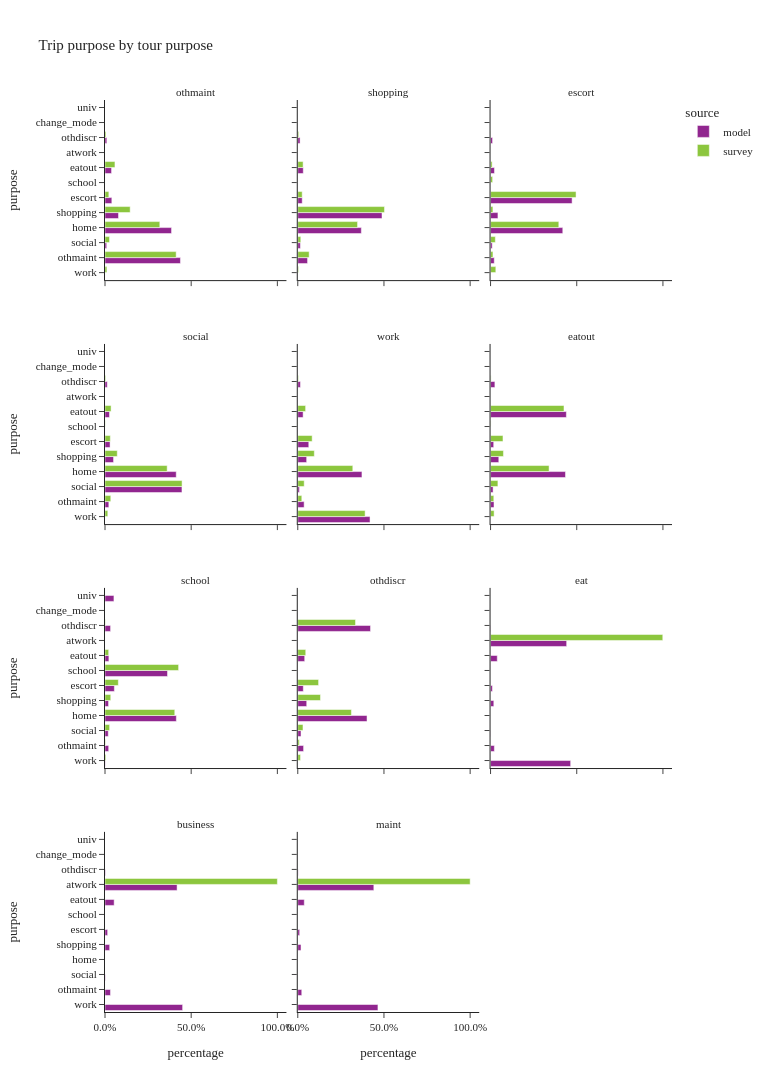

The code cell stored with this chart in its notebook:
### Code cell
plot_purpose(trip_wTour,'tour_type','tour purpose',3,1200)

### Figure 1 — Plotly figure (JSON) as saved in the notebook; plotly's stock layout.template omitted (floating-point values rounded to 4 significant figures)
{"data": [{"alignmentgroup": "True", "hovertemplate": "source=model<br>tour_type=othmaint<br>percentage=%{x}<br>purpose=%{y}<extra></extra>", "legendgroup": "model", "marker": {"color": "#91268F", "pattern": {"shape": ""}}, "name": "model", "offsetgroup": "model", "orientation": "h", "showlegend": true, "textposition": "auto", "type": "bar", "x": [0.0, 0.4377, 0.009772, 0.386, 0.0783, 0.0396, 0.0, 0.03801, 0.0, 0.01065, 0.0, 0.0], "xaxis": "x10", "y": ["work", "othmaint", "social", "home", "shopping", "escort", "school", "eatout", "atwork", "othdiscr", "change_mode", "univ"], "yaxis": "y10"}, {"alignmentgroup": "True", "hovertemplate": "source=model<br>tour_type=shopping<br>percentage=%{x}<br>purpose=%{y}<extra></extra>", "legendgroup": "model", "marker": {"color": "#91268F", "pattern": {"shape": ""}}, "name": "model", "offsetgroup": "model", "orientation": "h", "showlegend": false, "textposition": "auto", "type": "bar", "x": [0.0, 0.05668, 0.01506, 0.3688, 0.4886, 0.02572, 0.0, 0.03188, 0.0, 0.01327, 0.0, 0.0], "xaxis": "x11", "y": ["work", "othmaint", "social", "home", "shopping", "escort", "school", "eatout", "atwork", "othdiscr", "change_mode", "univ"], "yaxis": "y11"}, {"alignmentgroup": "True", "hovertemplate": "source=model<br>tour_type=escort<br>percentage=%{x}<br>purpose=%{y}<extra></extra>", "legendgroup": "model", "marker": {"color": "#91268F", "pattern": {"shape": ""}}, "name": "model", "offsetgroup": "model", "orientation": "h", "showlegend": false, "textposition": "auto", "type": "bar", "x": [0.0, 0.02139, 0.00958, 0.419, 0.04279, 0.473, 0.0, 0.0226, 0.0, 0.01164, 0.0, 0.0], "xaxis": "x12", "y": ["work", "othmaint", "social", "home", "shopping", "escort", "school", "eatout", "atwork", "othdiscr", "change_mode", "univ"], "yaxis": "y12"}, {"alignmentgroup": "True", "hovertemplate": "source=model<br>tour_type=social<br>percentage=%{x}<br>purpose=%{y}<extra></extra>", "legendgroup": "model", "marker": {"color": "#91268F", "pattern": {"shape": ""}}, "name": "model", "offsetgroup": "model", "orientation": "h", "showlegend": false, "textposition": "auto", "type": "bar", "x": [0.0, 0.02223, 0.4465, 0.4133, 0.04956, 0.02944, 0.0, 0.02586, 0.0, 0.01312, 0.0, 0.0], "xaxis": "x7", "y": ["work", "othmaint", "social", "home", "shopping", "escort", "school", "eatout", "atwork", "othdiscr", "change_mode", "univ"], "yaxis": "y7"}, {"alignmentgroup": "True", "hovertemplate": "source=model<br>tour_type=work<br>percentage=%{x}<br>purpose=%{y}<extra></extra>", "legendgroup": "model", "marker": {"color": "#91268F", "pattern": {"shape": ""}}, "name": "model", "offsetgroup": "model", "orientation": "h", "showlegend": false, "textposition": "auto", "type": "bar", "x": [0.4192, 0.03684, 0.009454, 0.3723, 0.05147, 0.06381, 0.0, 0.03091, 0.0, 0.01537, 0.0, 0.0006837], "xaxis": "x8", "y": ["work", "othmaint", "social", "home", "shopping", "escort", "school", "eatout", "atwork", "othdiscr", "change_mode", "univ"], "yaxis": "y8"}, {"alignmentgroup": "True", "hovertemplate": "source=model<br>tour_type=eatout<br>percentage=%{x}<br>purpose=%{y}<extra></extra>", "legendgroup": "model", "marker": {"color": "#91268F", "pattern": {"shape": ""}}, "name": "model", "offsetgroup": "model", "orientation": "h", "showlegend": false, "textposition": "auto", "type": "bar", "x": [0.0, 0.01996, 0.01462, 0.4346, 0.04774, 0.01821, 0.0, 0.4398, 0.0, 0.02509, 0.0, 0.0], "xaxis": "x9", "y": ["work", "othmaint", "social", "home", "shopping", "escort", "school", "eatout", "atwork", "othdiscr", "change_mode", "univ"], "yaxis": "y9"}, {"alignmentgroup": "True", "hovertemplate": "source=model<br>tour_type=school<br>percentage=%{x}<br>purpose=%{y}<extra></extra>", "legendgroup": "model", "marker": {"color": "#91268F", "pattern": {"shape": ""}}, "name": "model", "offsetgroup": "model", "orientation": "h", "showlegend": false, "textposition": "auto", "type": "bar", "x": [0.00152, 0.02133, 0.01894, 0.4139, 0.02064, 0.05433, 0.3627, 0.02256, 0.0, 0.03232, 0.0, 0.05182], "xaxis": "x4", "y": ["work", "othmaint", "social", "home", "shopping", "escort", "school", "eatout", "atwork", "othdiscr", "change_mode", "univ"], "yaxis": "y4"}, {"alignmentgroup": "True", "hovertemplate": "source=model<br>tour_type=othdiscr<br>percentage=%{x}<br>purpose=%{y}<extra></extra>", "legendgroup": "model", "marker": {"color": "#91268F", "pattern": {"shape": ""}}, "name": "model", "offsetgroup": "model", "orientation": "h", "showlegend": false, "textposition": "auto", "type": "bar", "x": [0.0, 0.03365, 0.01871, 0.4017, 0.05178, 0.03203, 0.0, 0.04014, 0.0, 0.422, 0.0, 0.0], "xaxis": "x5", "y": ["work", "othmaint", "social", "home", "shopping", "escort", "school", "eatout", "atwork", "othdiscr", "change_mode", "univ"], "yaxis": "y5"}, {"alignmentgroup": "True", "hovertemplate": "source=model<br>tour_type=eat<br>percentage=%{x}<br>purpose=%{y}<extra></extra>", "legendgroup": "model", "marker": {"color": "#91268F", "pattern": {"shape": ""}}, "name": "model", "offsetgroup": "model", "orientation": "h", "showlegend": false, "textposition": "auto", "type": "bar", "x": [0.4647, 0.02207, 0.001438, 0.0, 0.01892, 0.01076, 0.0, 0.03887, 0.4414, 0.001848, 0.0, 0.0], "xaxis": "x6", "y": ["work", "othmaint", "social", "home", "shopping", "escort", "school", "eatout", "atwork", "othdiscr", "change_mode", "univ"], "yaxis": "y6"}, {"alignmentgroup": "True", "hovertemplate": "source=model<br>tour_type=business<br>percentage=%{x}<br>purpose=%{y}<extra></extra>", "legendgroup": "model", "marker": {"color": "#91268F", "pattern": {"shape": ""}}, "name": "model", "offsetgroup": "model", "orientation": "h", "showlegend": false, "textposition": "auto", "type": "bar", "x": [0.4503, 0.03179, 0.001781, 0.0, 0.02702, 0.01529, 0.0, 0.05308, 0.4181, 0.00255, 0.0, 0.0], "xaxis": "x", "y": ["work", "othmaint", "social", "home", "shopping", "escort", "school", "eatout", "atwork", "othdiscr", "change_mode", "univ"], "yaxis": "y"}, {"alignmentgroup": "True", "hovertemplate": "source=model<br>tour_type=maint<br>percentage=%{x}<br>purpose=%{y}<extra></extra>", "legendgroup": "model", "marker": {"color": "#91268F", "pattern": {"shape": ""}}, "name": "model", "offsetgroup": "model", "orientation": "h", "showlegend": false, "textposition": "auto", "type": "bar", "x": [0.465, 0.02301, 0.00131, 0.0, 0.01875, 0.01083, 0.0, 0.03769, 0.4412, 0.002228, 0.0, 0.0], "xaxis": "x2", "y": ["work", "othmaint", "social", "home", "shopping", "escort", "school", "eatout", "atwork", "othdiscr", "change_mode", "univ"], "yaxis": "y2"}, {"alignmentgroup": "True", "hovertemplate": "source=survey<br>tour_type=othmaint<br>percentage=%{x}<br>purpose=%{y}<extra></extra>", "legendgroup": "survey", "marker": {"color": "#8CC63E", "pattern": {"shape": ""}}, "name": "survey", "offsetgroup": "survey", "orientation": "h", "showlegend": true, "textposition": "auto", "type": "bar", "x": [0.01108, 0.4129, 0.0262, 0.318, 0.146, 0.02235, 5.026e-05, 0.05771, 0.0, 0.005738, 0.0, 0.0], "xaxis": "x10", "y": ["work", "othmaint", "social", "home", "shopping", "escort", "school", "eatout", "atwork", "othdiscr", "change_mode", "univ"], "yaxis": "y10"}, {"alignmentgroup": "True", "hovertemplate": "source=survey<br>tour_type=shopping<br>percentage=%{x}<br>purpose=%{y}<extra></extra>", "legendgroup": "survey", "marker": {"color": "#8CC63E", "pattern": {"shape": ""}}, "name": "survey", "offsetgroup": "survey", "orientation": "h", "showlegend": false, "textposition": "auto", "type": "bar", "x": [0.004645, 0.06596, 0.01748, 0.3468, 0.5031, 0.02559, 0.0, 0.03095, 0.0, 0.005551, 0.0, 0.0], "xaxis": "x11", "y": ["work", "othmaint", "social", "home", "shopping", "escort", "school", "eatout", "atwork", "othdiscr", "change_mode", "univ"], "yaxis": "y11"}, {"alignmentgroup": "True", "hovertemplate": "source=survey<br>tour_type=escort<br>percentage=%{x}<br>purpose=%{y}<extra></extra>", "legendgroup": "survey", "marker": {"color": "#8CC63E", "pattern": {"shape": ""}}, "name": "survey", "offsetgroup": "survey", "orientation": "h", "showlegend": false, "textposition": "auto", "type": "bar", "x": [0.0305, 0.01393, 0.02771, 0.396, 0.01355, 0.496, 0.01194, 0.009113, 0.0, 0.001229, 0.0, 0.0], "xaxis": "x12", "y": ["work", "othmaint", "social", "home", "shopping", "escort", "school", "eatout", "atwork", "othdiscr", "change_mode", "univ"], "yaxis": "y12"}, {"alignmentgroup": "True", "hovertemplate": "source=survey<br>tour_type=social<br>percentage=%{x}<br>purpose=%{y}<extra></extra>", "legendgroup": "survey", "marker": {"color": "#8CC63E", "pattern": {"shape": ""}}, "name": "survey", "offsetgroup": "survey", "orientation": "h", "showlegend": false, "textposition": "auto", "type": "bar", "x": [0.01627, 0.03346, 0.4472, 0.3607, 0.07111, 0.03088, 0.001328, 0.03525, 0.0, 0.003861, 0.0, 0.0], "xaxis": "x7", "y": ["work", "othmaint", "social", "home", "shopping", "escort", "school", "eatout", "atwork", "othdiscr", "change_mode", "univ"], "yaxis": "y7"}, {"alignmentgroup": "True", "hovertemplate": "source=survey<br>tour_type=work<br>percentage=%{x}<br>purpose=%{y}<extra></extra>", "legendgroup": "survey", "marker": {"color": "#8CC63E", "pattern": {"shape": ""}}, "name": "survey", "offsetgroup": "survey", "orientation": "h", "showlegend": false, "textposition": "auto", "type": "bar", "x": [0.3907, 0.02334, 0.03722, 0.3192, 0.09597, 0.08335, 0.001127, 0.04541, 0.0, 0.003669, 2.565e-05, 0.0], "xaxis": "x8", "y": ["work", "othmaint", "social", "home", "shopping", "escort", "school", "eatout", "atwork", "othdiscr", "change_mode", "univ"], "yaxis": "y8"}, {"alignmentgroup": "True", "hovertemplate": "source=survey<br>tour_type=eatout<br>percentage=%{x}<br>purpose=%{y}<extra></extra>", "legendgroup": "survey", "marker": {"color": "#8CC63E", "pattern": {"shape": ""}}, "name": "survey", "offsetgroup": "survey", "orientation": "h", "showlegend": false, "textposition": "auto", "type": "bar", "x": [0.02061, 0.01888, 0.04257, 0.3394, 0.07479, 0.07207, 0.002691, 0.426, 0.0, 0.002974, 0.0, 0.0], "xaxis": "x9", "y": ["work", "othmaint", "social", "home", "shopping", "escort", "school", "eatout", "atwork", "othdiscr", "change_mode", "univ"], "yaxis": "y9"}, {"alignmentgroup": "True", "hovertemplate": "source=survey<br>tour_type=school<br>percentage=%{x}<br>purpose=%{y}<extra></extra>", "legendgroup": "survey", "marker": {"color": "#8CC63E", "pattern": {"shape": ""}}, "name": "survey", "offsetgroup": "survey", "orientation": "h", "showlegend": false, "textposition": "auto", "type": "bar", "x": [0.005004, 0.002864, 0.02672, 0.4047, 0.03328, 0.07731, 0.427, 0.02137, 0.0, 0.001726, 0.0, 0.0], "xaxis": "x4", "y": ["work", "othmaint", "social", "home", "shopping", "escort", "school", "eatout", "atwork", "othdiscr", "change_mode", "univ"], "yaxis": "y4"}, {"alignmentgroup": "True", "hovertemplate": "source=survey<br>tour_type=othdiscr<br>percentage=%{x}<br>purpose=%{y}<extra></extra>", "legendgroup": "survey", "marker": {"color": "#8CC63E", "pattern": {"shape": ""}}, "name": "survey", "offsetgroup": "survey", "orientation": "h", "showlegend": false, "textposition": "auto", "type": "bar", "x": [0.01587, 0.008683, 0.03015, 0.3111, 0.1317, 0.1207, 0.0006497, 0.0462, 0.0, 0.335, 0.0, 0.0], "xaxis": "x5", "y": ["work", "othmaint", "social", "home", "shopping", "escort", "school", "eatout", "atwork", "othdiscr", "change_mode", "univ"], "yaxis": "y5"}, {"alignmentgroup": "True", "hovertemplate": "source=survey<br>tour_type=eat<br>percentage=%{x}<br>purpose=%{y}<extra></extra>", "legendgroup": "survey", "marker": {"color": "#8CC63E", "pattern": {"shape": ""}}, "name": "survey", "offsetgroup": "survey", "orientation": "h", "showlegend": false, "textposition": "auto", "type": "bar", "x": [0.0004294, 0.0, 0.0, 0.0, 0.0, 0.0, 0.0, 0.0004294, 0.9991, 0.0, 0.0, 0.0], "xaxis": "x6", "y": ["work", "othmaint", "social", "home", "shopping", "escort", "school", "eatout", "atwork", "othdiscr", "change_mode", "univ"], "yaxis": "y6"}, {"alignmentgroup": "True", "hovertemplate": "source=survey<br>tour_type=business<br>percentage=%{x}<br>purpose=%{y}<extra></extra>", "legendgroup": "survey", "marker": {"color": "#8CC63E", "pattern": {"shape": ""}}, "name": "survey", "offsetgroup": "survey", "orientation": "h", "showlegend": false, "textposition": "auto", "type": "bar", "x": [0.0, 0.0, 0.0, 0.0, 0.0, 0.0, 0.0, 0.0, 1.0, 0.0, 0.0, 0.0], "xaxis": "x", "y": ["work", "othmaint", "social", "home", "shopping", "escort", "school", "eatout", "atwork", "othdiscr", "change_mode", "univ"], "yaxis": "y"}, {"alignmentgroup": "True", "hovertemplate": "source=survey<br>tour_type=maint<br>percentage=%{x}<br>purpose=%{y}<extra></extra>", "legendgroup": "survey", "marker": {"color": "#8CC63E", "pattern": {"shape": ""}}, "name": "survey", "offsetgroup": "survey", "orientation": "h", "showlegend": false, "textposition": "auto", "type": "bar", "x": [0.0, 0.0, 0.0, 0.0, 0.0, 0.0, 0.0, 0.0, 1.0, 0.0, 0.0, 0.0], "xaxis": "x2", "y": ["work", "othmaint", "social", "home", "shopping", "escort", "school", "eatout", "atwork", "othdiscr", "change_mode", "univ"], "yaxis": "y2"}], "layout": {"annotations": [{"font": {}, "showarrow": false, "text": "business", "x": 0.16, "xanchor": "center", "xref": "paper", "y": 0.1975, "yanchor": "bottom", "yref": "paper"}, {"font": {}, "showarrow": false, "text": "maint", "x": 0.5, "xanchor": "center", "xref": "paper", "y": 0.1975, "yanchor": "bottom", "yref": "paper"}, {"font": {}, "showarrow": false, "text": "school", "x": 0.16, "xanchor": "center", "xref": "paper", "y": 0.465, "yanchor": "bottom", "yref": "paper"}, {"font": {}, "showarrow": false, "text": "othdiscr", "x": 0.5, "xanchor": "center", "xref": "paper", "y": 0.465, "yanchor": "bottom", "yref": "paper"}, {"font": {}, "showarrow": false, "text": "eat", "x": 0.84, "xanchor": "center", "xref": "paper", "y": 0.465, "yanchor": "bottom", "yref": "paper"}, {"font": {}, "showarrow": false, "text": "social", "x": 0.16, "xanchor": "center", "xref": "paper", "y": 0.7325, "yanchor": "bottom", "yref": "paper"}, {"font": {}, "showarrow": false, "text": "work", "x": 0.5, "xanchor": "center", "xref": "paper", "y": 0.7325, "yanchor": "bottom", "yref": "paper"}, {"font": {}, "showarrow": false, "text": "eatout", "x": 0.84, "xanchor": "center", "xref": "paper", "y": 0.7325, "yanchor": "bottom", "yref": "paper"}, {"font": {}, "showarrow": false, "text": "othmaint", "x": 0.16, "xanchor": "center", "xref": "paper", "y": 1, "yanchor": "bottom", "yref": "paper"}, {"font": {}, "showarrow": false, "text": "shopping", "x": 0.5, "xanchor": "center", "xref": "paper", "y": 1, "yanchor": "bottom", "yref": "paper"}, {"font": {}, "showarrow": false, "text": "escort", "x": 0.84, "xanchor": "center", "xref": "paper", "y": 1, "yanchor": "bottom", "yref": "paper"}], "barmode": "group", "height": 1200, "legend": {"title": {"text": "source"}, "tracegroupgap": 0}, "title": {"text": "Trip purpose by tour purpose"}, "width": 770, "xaxis": {"anchor": "y", "domain": [0, 0.32], "tickformat": ".1%", "title": {"text": "percentage"}}, "xaxis10": {"anchor": "y10", "domain": [0, 0.32], "matches": "x", "showticklabels": false, "tickformat": ".1%"}, "xaxis11": {"anchor": "y11", "domain": [0.34, 0.66], "matches": "x", "showticklabels": false, "tickformat": ".1%"}, "xaxis12": {"anchor": "y12", "domain": [0.68, 1.0], "matches": "x", "showticklabels": false, "tickformat": ".1%"}, "xaxis2": {"anchor": "y2", "domain": [0.34, 0.66], "matches": "x", "tickformat": ".1%", "title": {"text": "percentage"}}, "xaxis3": {"anchor": "y3", "domain": [0.68, 1.0], "matches": "x", "tickformat": ".1%", "title": {"text": "percentage"}}, "xaxis4": {"anchor": "y4", "domain": [0, 0.32], "matches": "x", "showticklabels": false, "tickformat": ".1%"}, "xaxis5": {"anchor": "y5", "domain": [0.34, 0.66], "matches": "x", "showticklabels": false, "tickformat": ".1%"}, "xaxis6": {"anchor": "y6", "domain": [0.68, 1.0], "matches": "x", "showticklabels": false, "tickformat": ".1%"}, "xaxis7": {"anchor": "y7", "domain": [0, 0.32], "matches": "x", "showticklabels": false, "tickformat": ".1%"}, "xaxis8": {"anchor": "y8", "domain": [0.34, 0.66], "matches": "x", "showticklabels": false, "tickformat": ".1%"}, "xaxis9": {"anchor": "y9", "domain": [0.68, 1.0], "matches": "x", "showticklabels": false, "tickformat": ".1%"}, "yaxis": {"anchor": "x", "domain": [0, 0.1975], "title": {"text": "purpose"}}, "yaxis10": {"anchor": "x10", "domain": [0.8025, 1], "matches": "y", "title": {"text": "purpose"}}, "yaxis11": {"anchor": "x11", "domain": [0.8025, 1], "matches": "y", "showticklabels": false}, "yaxis12": {"anchor": "x12", "domain": [0.8025, 1], "matches": "y", "showticklabels": false}, "yaxis2": {"anchor": "x2", "domain": [0, 0.1975], "matches": "y", "showticklabels": false}, "yaxis3": {"anchor": "x3", "domain": [0, 0.1975], "matches": "y", "showticklabels": false}, "yaxis4": {"anchor": "x4", "domain": [0.2675, 0.465], "matches": "y", "title": {"text": "purpose"}}, "yaxis5": {"anchor": "x5", "domain": [0.2675, 0.465], "matches": "y", "showticklabels": false}, "yaxis6": {"anchor": "x6", "domain": [0.2675, 0.465], "matches": "y", "showticklabels": false}, "yaxis7": {"anchor": "x7", "domain": [0.535, 0.7325], "matches": "y", "title": {"text": "purpose"}}, "yaxis8": {"anchor": "x8", "domain": [0.535, 0.7325], "matches": "y", "showticklabels": false}, "yaxis9": {"anchor": "x9", "domain": [0.535, 0.7325], "matches": "y", "showticklabels": false}}}
